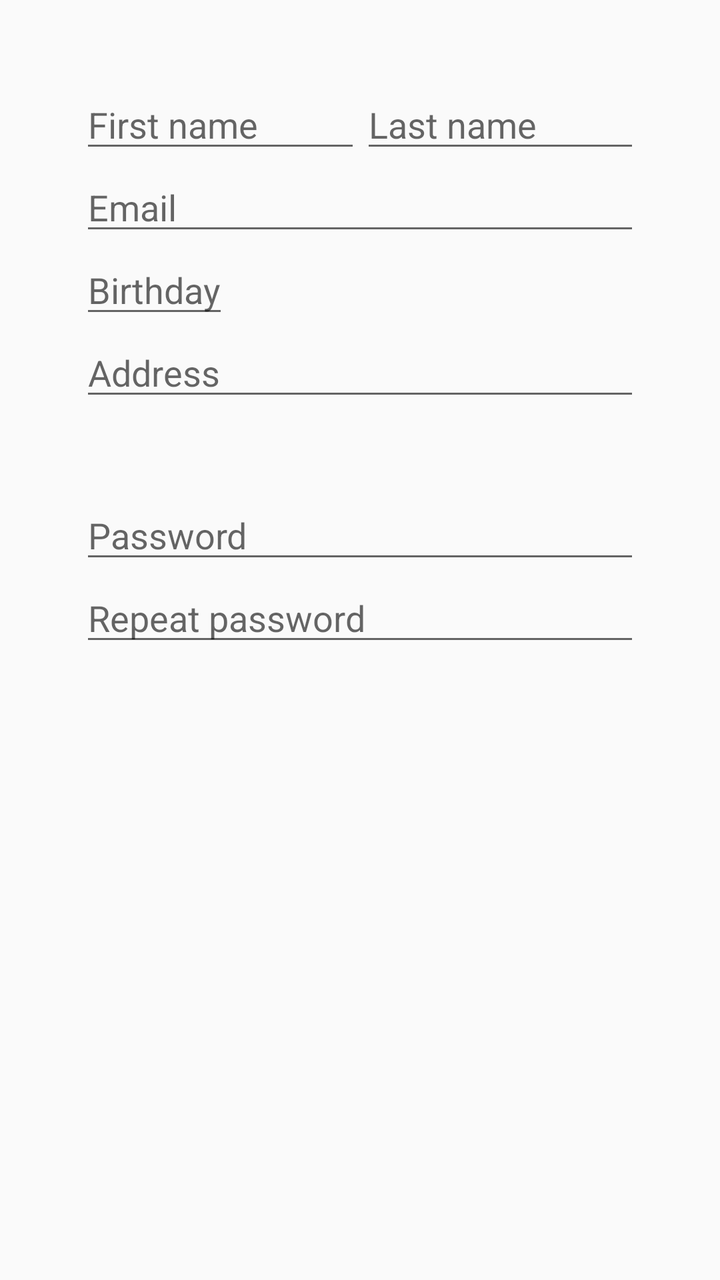
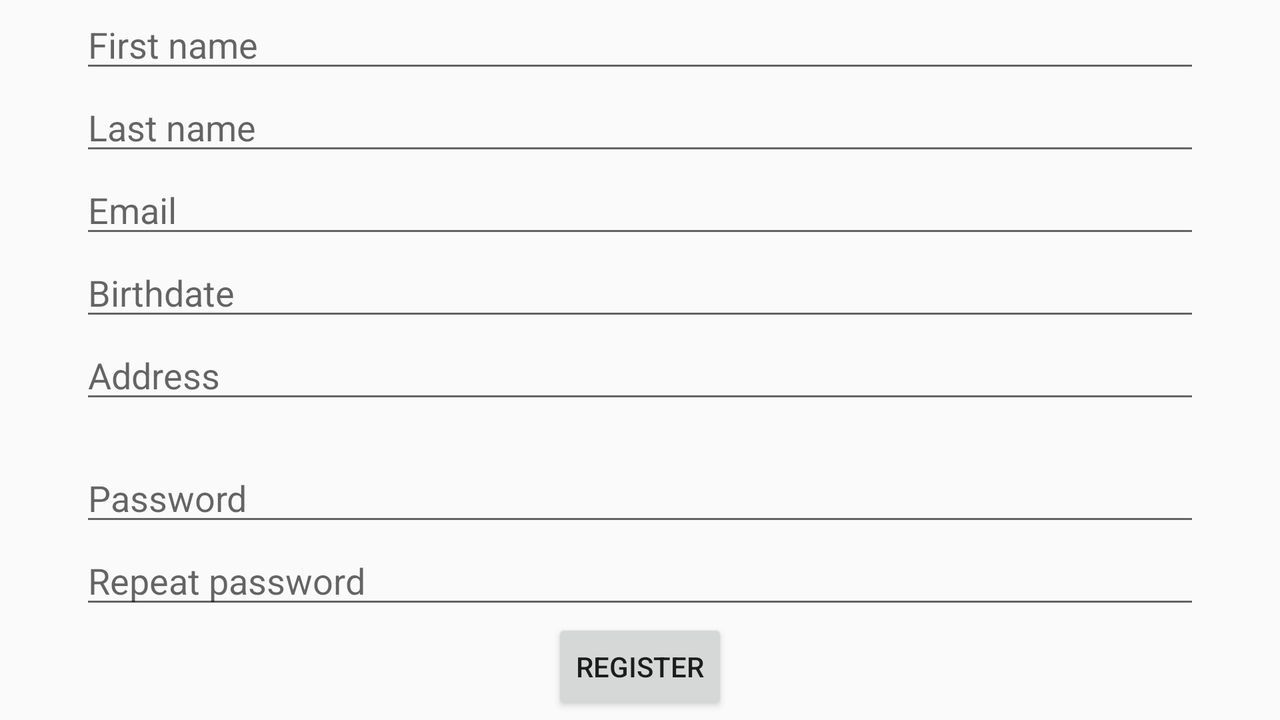

One screen, two layout resources from the same app: the default and the author's alternative for another configuration. Each is rendered where Android would select it; the XML of both is given below.
<!-- AndroidManifest.xml: activity theme RegisterTheme -->
<!-- res/layout/activity_register_form.xml -->
<?xml version="1.0" encoding="utf-8"?>
<RelativeLayout android:layout_width="match_parent"
    android:layout_height="match_parent"
    xmlns:android="http://schemas.android.com/apk/res/android"
    android:fillViewport="true">

    <LinearLayout
        android:layout_width="match_parent"
        android:layout_height="wrap_content"
        xmlns:app="http://schemas.android.com/apk/res-auto"
        android:id="@+id/llNames"
        android:orientation="horizontal"
        android:layout_marginHorizontal="40dp"
        android:layout_marginTop="40dp"
        android:layout_alignParentTop="true">

        <EditText
            android:id="@+id/etFirstName"
            android:layout_width="wrap_content"
            android:layout_height="wrap_content"
            android:layout_weight="45"
            android:hint="First name"
            android:maxLength="100"
            android:inputType="textPersonName"
            app:layout_constraintTop_toTopOf="parent" />

        <EditText
            android:id="@+id/etLastName"
            android:layout_width="wrap_content"
            android:layout_height="wrap_content"
            android:layout_weight="45"
            android:hint="Last name"
            android:maxLength="100"
            android:inputType="textPersonName" />
    </LinearLayout>
    <LinearLayout
        android:layout_width="match_parent"
        android:layout_height="wrap_content"
        android:id="@+id/llEmail"
        android:layout_marginHorizontal="40dp"
        android:layout_below="@+id/llNames">
        <EditText
            android:id="@+id/etRegEmail"
            android:layout_width="match_parent"
            android:layout_height="wrap_content"
            android:inputType="textEmailAddress"
            android:maxLength="50"
            android:hint="Email" />
    </LinearLayout>
    <LinearLayout
        android:layout_width="match_parent"
        android:layout_height="wrap_content"
        android:id="@+id/llBirthAddress"
        android:layout_below="@id/llEmail"
        android:layout_marginHorizontal="40dp"
        android:weightSum="100"
        android:orientation="vertical">
        <RelativeLayout
            android:layout_width="wrap_content"
            android:layout_height="wrap_content"
            android:layout_weight="50">
            <EditText
                android:id="@+id/etBirthday"
                android:layout_width="wrap_content"
                android:layout_height="wrap_content"
                android:hint="Birthday"
                android:maxLength="10"
                android:focusableInTouchMode="false"
                android:keyboardNavigationCluster="false" />
        </RelativeLayout>
        <RelativeLayout
            android:layout_width="match_parent"
            android:layout_height="wrap_content">
            <EditText
                android:id="@+id/etAddress"
                android:layout_width="match_parent"
                android:layout_height="wrap_content"
                android:hint="Address"
                android:maxLength="200"
                android:inputType="textMultiLine" />
        </RelativeLayout>
    </LinearLayout>

    <LinearLayout
        android:layout_width="match_parent"
        android:layout_height="wrap_content"
        android:orientation="vertical"
        android:id="@+id/llPasswords"
        android:layout_below="@+id/llBirthAddress"
        android:layout_marginHorizontal="40dp">

        <EditText
            android:id="@+id/etRegPassword"
            android:layout_width="match_parent"
            android:layout_height="wrap_content"
            android:inputType="textPassword"
            android:hint="Password"
            android:maxLength="32"
            android:layout_marginTop="40dp" />

        <EditText
            android:id="@+id/etRepeatPassword"
            android:layout_width="match_parent"
            android:layout_height="wrap_content"
            android:inputType="textPassword"
            android:maxLength="32"
            android:hint="Repeat password"/>

    </LinearLayout>
</RelativeLayout>
<!-- resources referenced by this layout -->
<resources>
  <style name="RegisterTheme" parent="Theme.AppCompat.Light.DarkActionBar">
          <item name="colorPrimary">@color/colorPrimary</item>
          <item name="colorPrimaryDark">@color/colorPrimaryDark</item>
          <item name="colorAccent">@color/colorAccent</item>
      </style>
</resources>
<!-- res/layout-land/activity_register_form.xml (the author's variant of the layout above) -->
<!-- drawn on the phone turned sideways -->
<?xml version="1.0" encoding="utf-8"?>
<ScrollView android:layout_width="match_parent"
    android:layout_height="match_parent"
    xmlns:android="http://schemas.android.com/apk/res/android">

    <LinearLayout xmlns:android="http://schemas.android.com/apk/res/android"
        xmlns:app="http://schemas.android.com/apk/res-auto"
        xmlns:tools="http://schemas.android.com/tools"
        android:layout_width="match_parent"
        android:layout_height="wrap_content"

        android:id="@+id/llData"
        android:layout_marginHorizontal="40dp"
        android:orientation="vertical"
        android:gravity="center"
        tools:context=".RegisterFormActivity">

        <EditText
            android:id="@+id/etFirstName"
            android:layout_width="match_parent"
            android:layout_height="wrap_content"
            app:layout_constraintTop_toTopOf="parent"
            android:hint="First name" />

        <EditText
            android:id="@+id/etLastName"
            android:layout_width="match_parent"
            android:layout_height="wrap_content"
            android:hint="Last name"
            app:layout_constraintTop_toBottomOf="@id/etFirstName" />

        <EditText
            android:id="@+id/etEmail"
            android:layout_width="match_parent"
            android:layout_height="wrap_content"
            android:hint="Email"
            app:layout_constraintTop_toBottomOf="@id/etLastName" />
        <EditText
            android:id="@+id/etBirthdate"
            android:layout_width="match_parent"
            android:layout_height="wrap_content"
            android:hint="Birthdate"
            app:layout_constraintTop_toBottomOf="@id/etEmail" />
        <EditText
            android:id="@+id/etAddress"
            android:layout_width="match_parent"
            android:layout_height="wrap_content"
            android:hint="Address"
            app:layout_constraintTop_toBottomOf="@id/etBirthdate" />


        <EditText
            android:id="@+id/etPassword"
            android:layout_width="match_parent"
            android:layout_height="wrap_content"
            android:hint="Password"
            android:layout_marginTop="20dp"
            app:layout_constraintTop_toBottomOf="@id/etAddress" />

        <EditText
            android:id="@+id/etRepeatPassword"
            android:layout_width="match_parent"
            android:layout_height="wrap_content"
            android:hint="Repeat password"
            app:layout_constraintTop_toBottomOf="@id/etPassword" />

        <Button
            android:layout_width="wrap_content"
            android:layout_height="wrap_content"
            android:text="Register"
            android:gravity="center" />

    </LinearLayout>

</ScrollView>
